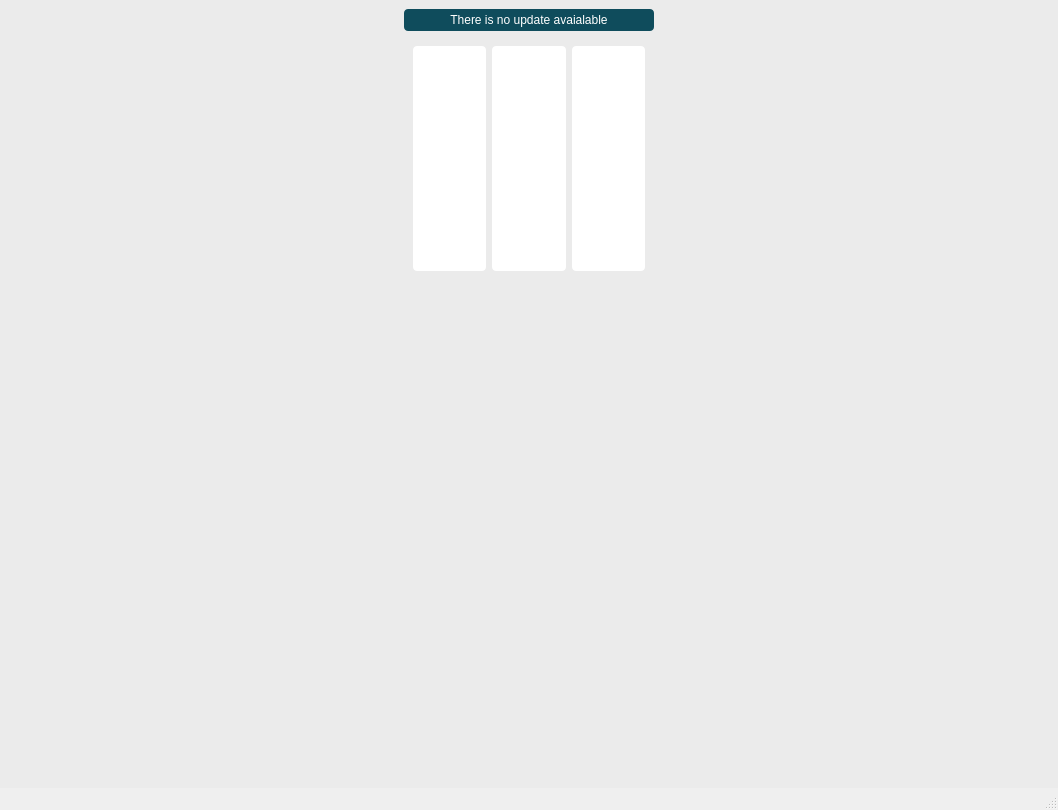
<?xml version="1.0" encoding="UTF-8"?>
<ui version="4.0">
 <class>MainWindow</class>
 <widget class="QMainWindow" name="MainWindow">
  <property name="geometry">
   <rect>
    <x>0</x>
    <y>0</y>
    <width>1058</width>
    <height>810</height>
   </rect>
  </property>
  <property name="windowTitle">
   <string>Bits and droids connector</string>
  </property>
  <property name="autoFillBackground">
   <bool>false</bool>
  </property>
  <property name="styleSheet">
   <string notr="true">QApp{
	
}
#connectionPage{
background-color: rgb(255, 255, 255);
}
QWidget#MainWindow{

}
QWidget#centralwidget{
	background-color: #ebebeb;
}
QWidget#stackedWidget{
background-color: rgb(255, 255, 255);
}
#page{
background-color: rgb(255, 255, 255);
}
#Input{
background-color: rgb(255, 255, 255);
}
#Output{
background-color: rgb(255, 255, 255);
}

QTabWidget::tab-bar {

}
QFrame{
   border-color:#000;
}
QPushButton{
	background-color: #0f4c5c;
	color: white;
	border-radius: 4px;
  
}
QPushButton#updateButton{
	
	padding: 4px;
	
}
QPushButton#switchButton{

padding: 8px;

}
QPushButton#startButton, QPushButton#startInputButton{
	background-color: rgb(1, 150, 11);
}
QPushButton#startButton:disabled, QPushButton#startInputButton:disabled{
	background-color: rgb(9, 42, 0);
}

QPushButton#stopButton, QPushButton#stopInputButton{
	background-color: rgb(167, 13, 13);

}
QTabWidget::pane { /* The tab widget frame */
    border-top: 2px solid #C2C7CB;
    position: absolute;
    top: -0.5em;
}
/* Style the tab using the tab sub-control. Note that
    it reads QTabBar _not_ QTabWidget */
QTabBar::tab {
    background: qlineargradient(x1: 0, y1: 0, x2: 0, y2: 1,
                                stop: 0 #E1E1E1, stop: 0.4 #DDDDDD,
                                stop: 0.5 #D8D8D8, stop: 1.0 #D3D3D3);
    border: 2px solid #C4C4C3;
    border-bottom-color: #C2C7CB; /* same as the pane color */
    border-top-left-radius: 4px;
    border-top-right-radius: 4px;
    min-width: 8ex;
    padding: 2px;
}

QTabBar::tab:selected, QTabBar::tab:hover {
    background: qlineargradient(x1: 0, y1: 0, x2: 0, y2: 1,
                                stop: 0 #fafafa, stop: 0.4 #f4f4f4,
                                stop: 0.5 #e7e7e7, stop: 1.0 #fafafa);
}

QTabBar::tab:selected {
    border-color: #9B9B9B;
    border-bottom-color: #C2C7CB; /* same as pane color */
}
QCheckBox{
	color: #000;
}
</string>
  </property>
  <widget class="QWidget" name="centralwidget">
   <layout class="QGridLayout" name="gridLayout">
    <item row="0" column="0">
     <widget class="QPushButton" name="updateButton">
      <property name="enabled">
       <bool>false</bool>
      </property>
      <property name="maximumSize">
       <size>
        <width>250</width>
        <height>16777215</height>
       </size>
      </property>
      <property name="styleSheet">
       <string notr="true"/>
      </property>
      <property name="text">
       <string>There is no update avaialable</string>
      </property>
     </widget>
    </item>
    <item row="9" column="0">
     <widget class="QLabel" name="labelLastVal">
      <property name="text">
       <string/>
      </property>
     </widget>
    </item>
    <item row="1" column="0">
     <widget class="QWidget" name="connectionsVWidget" native="true">
      <property name="styleSheet">
       <string notr="true"/>
      </property>
      <layout class="QHBoxLayout" name="connectionsContainerLayout">
       <item>
        <widget class="QWidget" name="inWidgetContainer" native="true">
         <property name="styleSheet">
          <string notr="true">#inWidgetContainer{
background-color:#fff;
border-radius:4px;
}</string>
         </property>
         <layout class="QVBoxLayout" name="inLayoutContainer"/>
        </widget>
       </item>
       <item>
        <widget class="QWidget" name="outWidgetContainer" native="true">
         <property name="styleSheet">
          <string notr="true">#outWidgetContainer{
background-color:#fff;
border-radius:4px;
}</string>
         </property>
         <layout class="QVBoxLayout" name="outLayoutContainer"/>
        </widget>
       </item>
       <item>
        <widget class="QWidget" name="dualWidgetContainer" native="true">
         <property name="styleSheet">
          <string notr="true">#dualWidgetContainer{
background-color:#fff;
border-radius:4px;
}</string>
         </property>
         <layout class="QVBoxLayout" name="dualLayoutContainer"/>
        </widget>
       </item>
      </layout>
     </widget>
    </item>
    <item row="19" column="0">
     <widget class="QWidget" name="messagesWidget" native="true">
      <layout class="QHBoxLayout" name="messagesWidgetLayout">
       <property name="leftMargin">
        <number>10</number>
       </property>
       <property name="topMargin">
        <number>10</number>
       </property>
       <item>
        <widget class="QLabel" name="labelLastVal_2">
         <property name="text">
          <string/>
         </property>
        </widget>
       </item>
       <item>
        <widget class="QLabel" name="labelLastStatus">
         <property name="text">
          <string/>
         </property>
        </widget>
       </item>
      </layout>
     </widget>
    </item>
   </layout>
  </widget>
  <widget class="QMenuBar" name="menubar">
   <property name="geometry">
    <rect>
     <x>0</x>
     <y>0</y>
     <width>1058</width>
     <height>21</height>
    </rect>
   </property>
  </widget>
  <widget class="QStatusBar" name="statusbar"/>
  <action name="menuItemOptions">
   <property name="text">
    <string>Options</string>
   </property>
  </action>
 </widget>
 <resources/>
 <connections/>
</ui>
